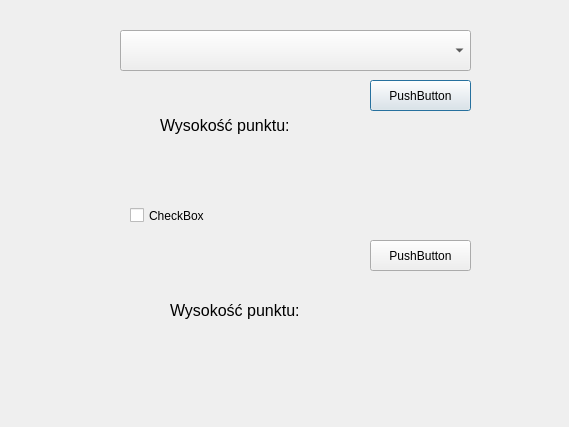
<?xml version="1.0" encoding="UTF-8"?>
<ui version="4.0">
 <class>Dialog</class>
 <widget class="QDialog" name="Dialog">
  <property name="geometry">
   <rect>
    <x>0</x>
    <y>0</y>
    <width>569</width>
    <height>427</height>
   </rect>
  </property>
  <property name="windowTitle">
   <string>Dialog</string>
  </property>
  <widget class="QComboBox" name="WyborWarstwyComboBox">
   <property name="geometry">
    <rect>
     <x>120</x>
     <y>30</y>
     <width>351</width>
     <height>41</height>
    </rect>
   </property>
  </widget>
  <widget class="QPushButton" name="calculateHeightButton">
   <property name="geometry">
    <rect>
     <x>370</x>
     <y>80</y>
     <width>101</width>
     <height>31</height>
    </rect>
   </property>
   <property name="text">
    <string>PushButton</string>
   </property>
  </widget>
  <widget class="QLabel" name="WysokoscWynik">
   <property name="geometry">
    <rect>
     <x>160</x>
     <y>110</y>
     <width>261</width>
     <height>31</height>
    </rect>
   </property>
   <property name="font">
    <font>
     <pointsize>12</pointsize>
    </font>
   </property>
   <property name="text">
    <string>Wysokość punktu:</string>
   </property>
  </widget>
  <widget class="QCheckBox" name="ZaznaczonePunkty">
   <property name="geometry">
    <rect>
     <x>130</x>
     <y>200</y>
     <width>131</width>
     <height>31</height>
    </rect>
   </property>
   <property name="text">
    <string>CheckBox</string>
   </property>
  </widget>
  <widget class="QPushButton" name="PoleButton">
   <property name="geometry">
    <rect>
     <x>370</x>
     <y>240</y>
     <width>101</width>
     <height>31</height>
    </rect>
   </property>
   <property name="text">
    <string>PushButton</string>
   </property>
  </widget>
  <widget class="QLabel" name="PoleWynik">
   <property name="geometry">
    <rect>
     <x>170</x>
     <y>290</y>
     <width>251</width>
     <height>41</height>
    </rect>
   </property>
   <property name="font">
    <font>
     <pointsize>12</pointsize>
    </font>
   </property>
   <property name="text">
    <string>Wysokość punktu:</string>
   </property>
  </widget>
 </widget>
 <resources/>
 <connections/>
</ui>
